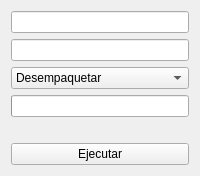
<?xml version="1.0" encoding="UTF-8"?>
<ui version="4.0">
 <class>MainWindow</class>
 <widget class="QWidget" name="centralwidget">
  <layout class="QVBoxLayout">
   <item>
    <widget class="QLineEdit" name="inputPathEdit"/>
   </item>
   <item>
    <widget class="QLineEdit" name="outputPathEdit"/>
   </item>
   <item>
    <widget class="QComboBox" name="modeComboBox">
     <item><property name="text"><string>Desempaquetar</string></property></item>
     <item><property name="text"><string>Empaquetar</string></property></item>
    </widget>
   </item>
   <item>
    <widget class="QProgressBar" name="progressBar"/>
   </item>
   <item>
    <widget class="QLabel" name="statusLabel"/>
   </item>
   <item>
    <widget class="QPushButton" name="executeBtn">
     <property name="text"><string>Ejecutar</string></property>
    </widget>
   </item>
  </layout>
 </widget>
</ui>
